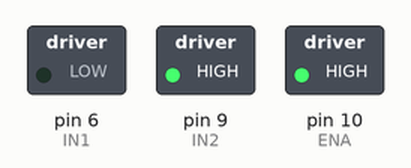
This sketch was run on a simulated Arduino Uno, built with avr-gcc and run on an emulated ATmega328P. On the bench: switched loads named in the sketch (green lamp = pin HIGH).

Above: at 1.0 s.
At 3.0 s:
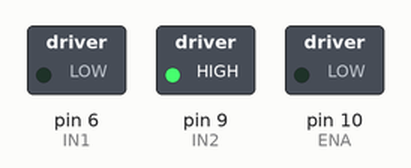
Timing chart, 0 to 4.6 s (numbered marks = the images above):
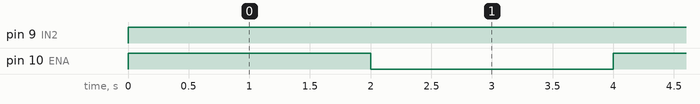

The sketch:

Motor_de_velocidad_puente_H.ino
```cpp
//Bottones
//#define BUTTONRIGHT 7
//#define BUTTONLEFT 13
// Conexion en puente H con Arduino
int IN1= 6;
int IN2=9;
int ENA = 10;

void setup(){
  pinMode(IN1, OUTPUT);
  pinMode(IN2, OUTPUT);
  pinMode(ENA, OUTPUT);
}
void loop(){
  digitalWrite(ENA, HIGH);
  digitalWrite (IN1, LOW);
  digitalWrite (IN2, HIGH);
  delay(2000);
   digitalWrite(ENA, LOW);
   delay(2000);
   digitalWrite(ENA, HIGH);
  digitalWrite (IN1, LOW);
  digitalWrite (IN2, HIGH);


}
```

Measured:
- by itself, pin 9 (IN2): LOW → HIGH at 0.00 s
- by itself, pin 10 (ENA): alternates HIGH for 2.0 s and LOW for 2.0 s
